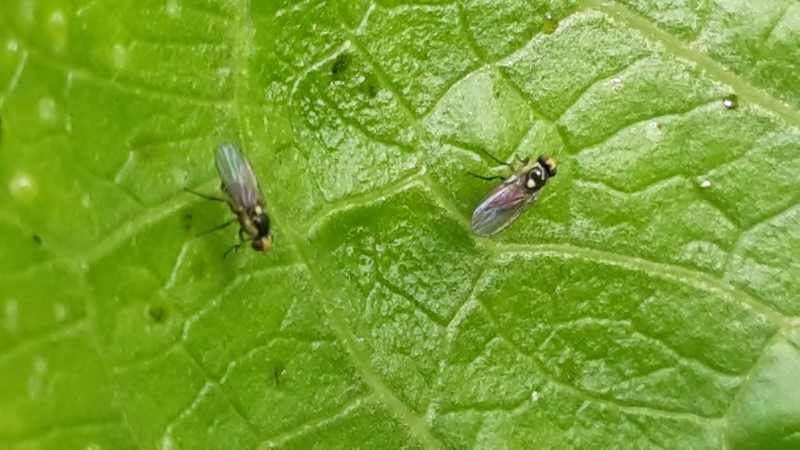
#> input picture datasets/lyromiza/data/images/IMG00005_jpg.rf.6b275a6a17ca4ad4f787223b31a307cf.jpg, 1600 x 900 px (shown at 1/2 size)
$ python resize_image.py
#> lines starting #> are read from the running program, lines starting #| are printed output that depends on the picture
import cv2
import numpy as np
import matplotlib.pyplot as plt


def letterbox_image(image, size):
    '''resize image with unchanged aspect ratio using padding'''
    iw, ih = image.shape[0:2][::-1]
    w, h = size
    scale = min(w/iw, h/ih)
    nw = int(iw*scale)
    nh = int(ih*scale)
    image = cv2.resize(image, (nw,nh), interpolation=cv2.INTER_CUBIC)
    new_image = np.zeros((size[1], size[0], 3), np.uint8)
    new_image.fill(128)
    dx = (w-nw)//2
    dy = (h-nh)//2
    new_image[dy:dy+nh, dx:dx+nw,:] = image
    return new_image

image = cv2.imread("./datasets/lyromiza/data/images/IMG00005_jpg.rf.6b275a6a17ca4ad4f787223b31a307cf.jpg")
#> image is the input picture: shape (900, 1600, 3); mean B, G, R 47.9, 163, 122.1
image = cv2.cvtColor(image, cv2.COLOR_BGR2RGB)

new_size = (640, 640)

fig, axes = plt.subplots(1,3, figsize = (12,10))

image_resized = cv2.resize(image, new_size, interpolation=cv2.INTER_CUBIC)
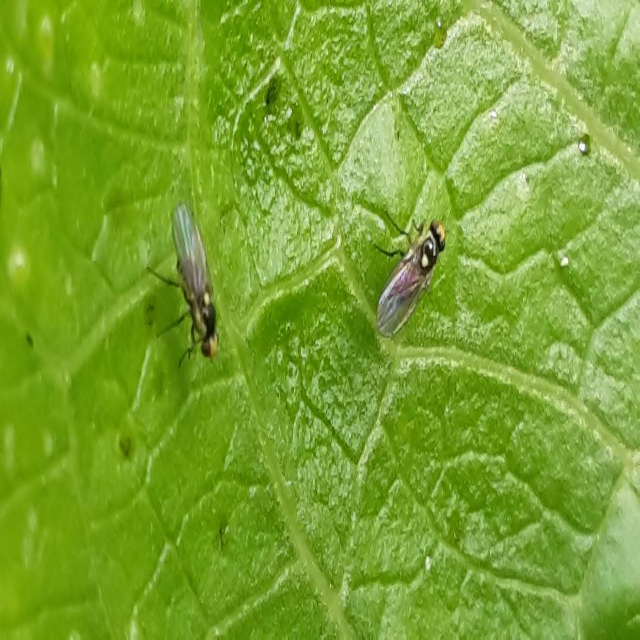
#> image_resized: shape (640, 640, 3); mean R, G, B 122.1, 163, 47.9
image_resized_letterbox = letterbox_image(image, new_size)
#> in letterbox_image, `image = cv2.resize(image, (nw,nh), interpolation=cv2.INTER_CUBIC)`:
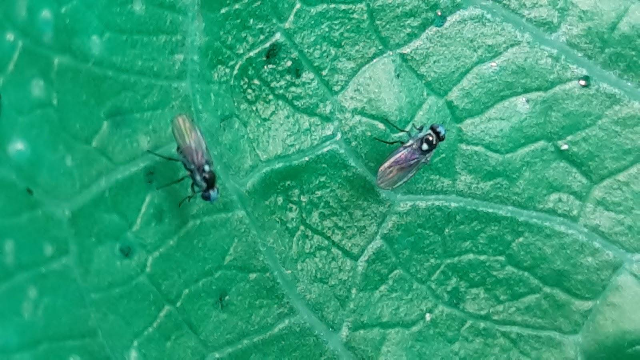
#> image: shape (360, 640, 3); mean of channels 0, 1, 2 122.1, 163, 47.9; drawn as B, G, R
#> in letterbox_image, `new_image[dy:dy+nh, dx:dx+nw,:] = image`:
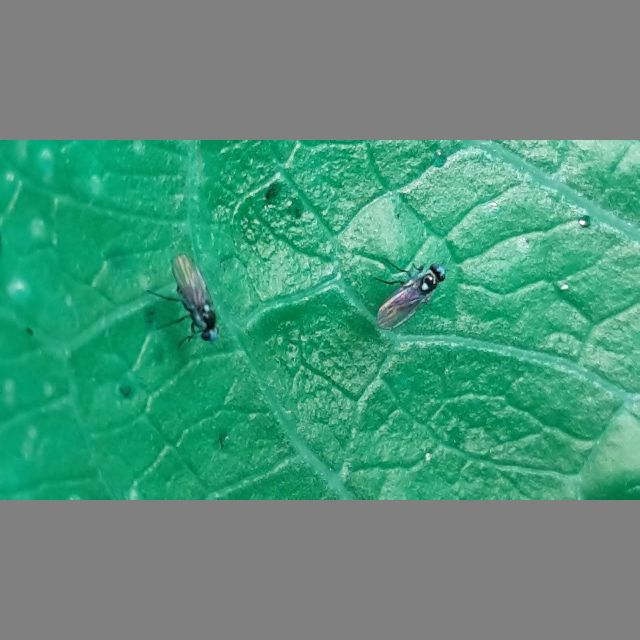
#> new_image: shape (640, 640, 3); mean of channels 0, 1, 2 124.7, 147.7, 82.9; drawn as B, G, R
axes[0].imshow(image)
axes[0].set_title("Tamaño Original")
axes[1].imshow(image_resized)
axes[1].set_title("Redimensionada")
axes[2].imshow(image_resized_letterbox)
axes[2].set_title("Redimensionada Letterbox")
plt.tight_layout()
plt.show()
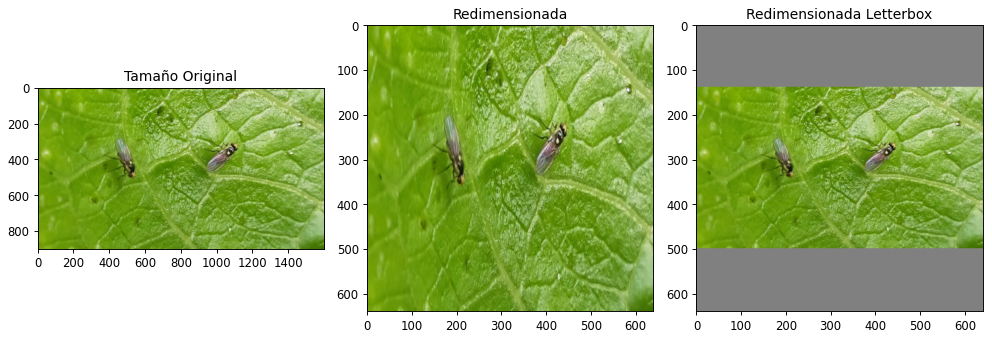
#> figure drawn by matplotlib, 3 panels

#def letterbox_image(image, size):

$ run again, with datasets/lyromiza/data/images/IMG000010_jpeg.rf.ec010cb955b619634b2f3d109611b99a.jpg copied over datasets/lyromiza/data/images/IMG00005_jpg.rf.6b275a6a17ca4ad4f787223b31a307cf.jpg
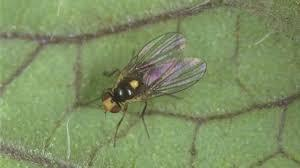
#> input picture datasets/lyromiza/data/images/IMG000010_jpeg.rf.ec010cb955b619634b2f3d109611b99a.jpg, 300 x 168 px
#> image is the input picture: shape (168, 300, 3); mean B, G, R 98.4, 143.2, 125.6
#> in letterbox_image, `new_image[dy:dy+nh, dx:dx+nw,:] = image`:
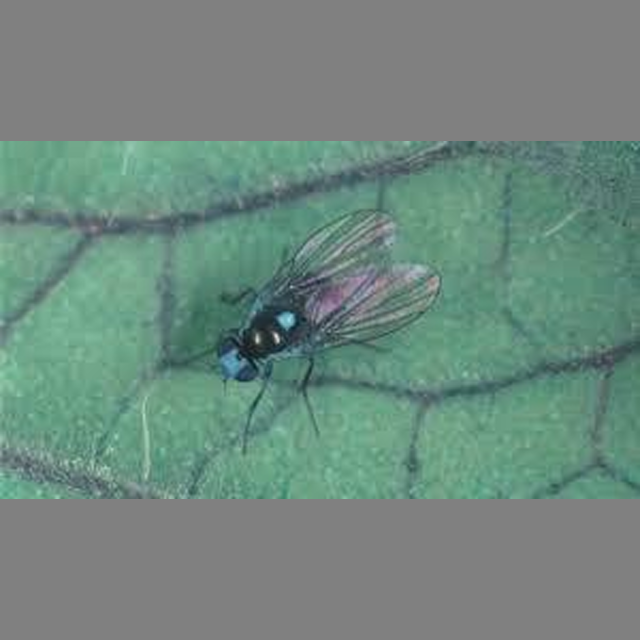
#> new_image: shape (640, 640, 3); mean of channels 0, 1, 2 126.7, 136.5, 111.5; drawn as B, G, R
#> `plt.show()`:
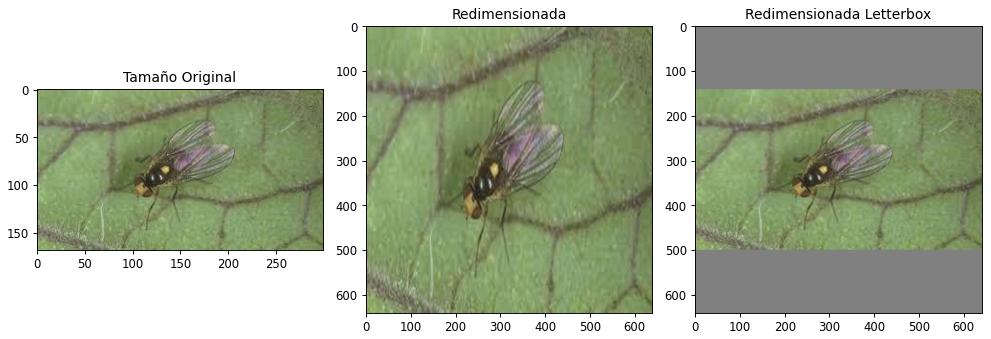
#> figure drawn by matplotlib, 3 panels

$ run again, with datasets/lyromiza/data/images/IMG000011_jpg.rf.06cb83955e6f8264e38adfa3875a09ae.jpg copied over datasets/lyromiza/data/images/IMG00005_jpg.rf.6b275a6a17ca4ad4f787223b31a307cf.jpg
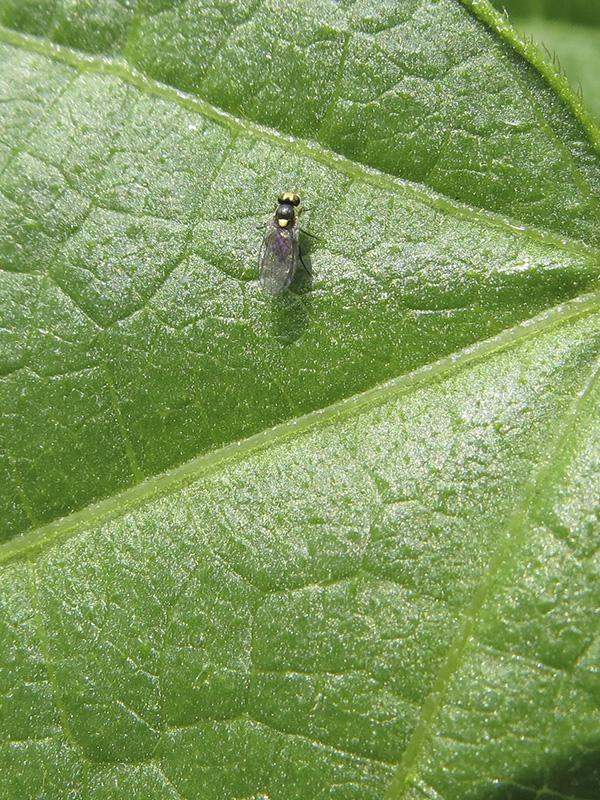
#> input picture datasets/lyromiza/data/images/IMG000011_jpg.rf.06cb83955e6f8264e38adfa3875a09ae.jpg, 600 x 800 px
#> image is the input picture: shape (800, 600, 3); mean B, G, R 91.9, 154.7, 128.2
#> in letterbox_image, `new_image[dy:dy+nh, dx:dx+nw,:] = image`:
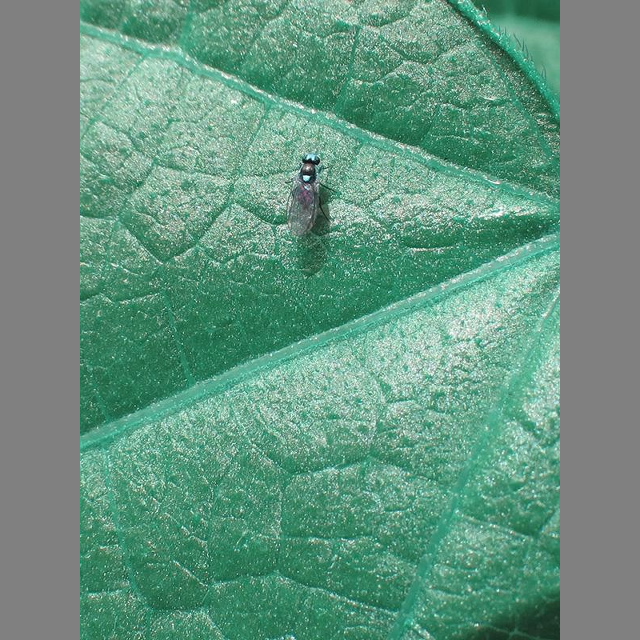
#> new_image: shape (640, 640, 3); mean of channels 0, 1, 2 128.2, 148, 100.9; drawn as B, G, R
#> `plt.show()`:
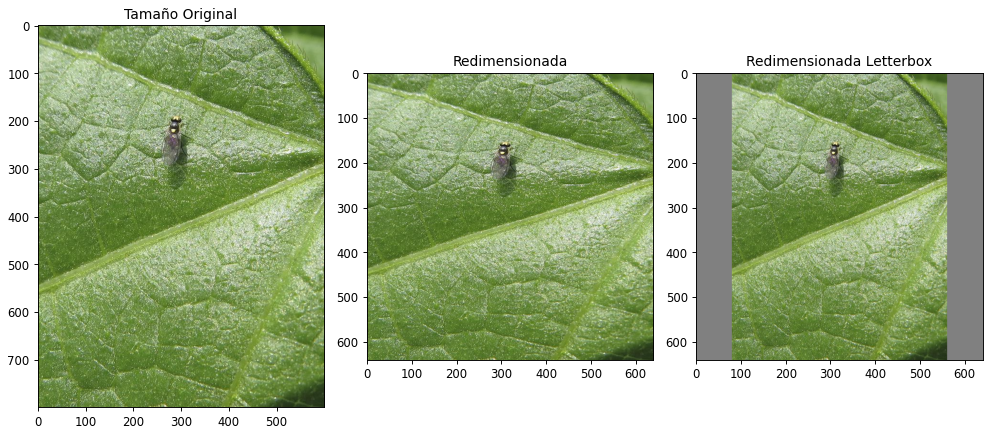
#> figure drawn by matplotlib, 3 panels
